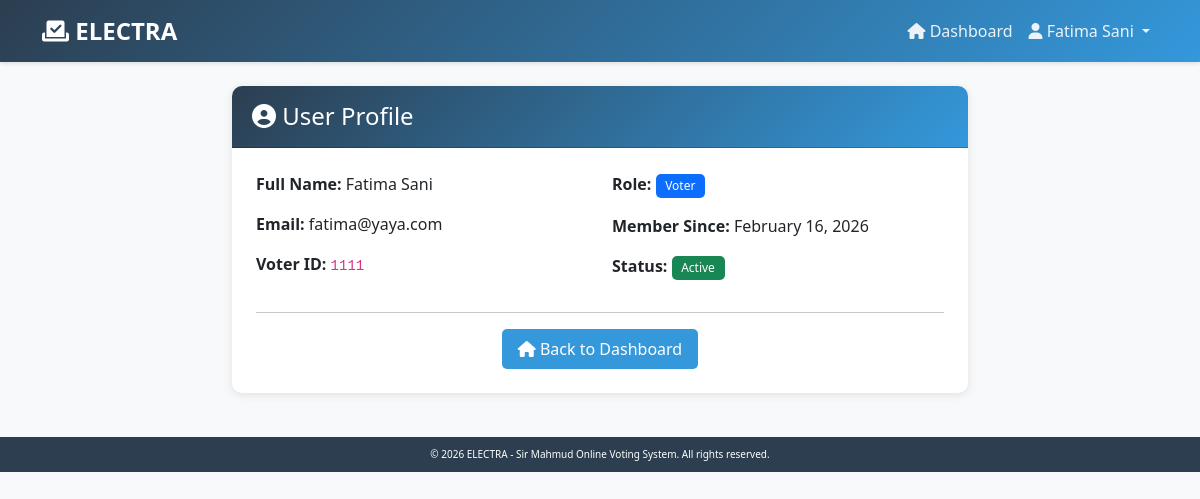
The app's page /accounts/profile/ (signed in) with its own data.
### accounts/models.py (models this page shows, shortened)
class User(AbstractBaseUser, PermissionsMixin):
    ROLE_CHOICES = [
        ('voter', 'Voter'),
        ('admin', 'Admin'),
        ('super_admin', 'Super Admin'),
    ]
    email = models.EmailField(unique=True, max_length=255)
    voter_id = models.CharField(max_length=50, unique=True, db_index=True)
    first_name = models.CharField(max_length=100)
    last_name = models.CharField(max_length=100)
    role = models.CharField(max_length=20, choices=ROLE_CHOICES, default='voter')
    is_active = models.BooleanField(default=True)
    is_staff = models.BooleanField(default=False)
    date_joined = models.DateTimeField(auto_now_add=True)
    objects = UserManager()
    USERNAME_FIELD = 'email'
    REQUIRED_FIELDS = ['voter_id', 'first_name', 'last_name']
    class Meta:
        verbose_name = 'User'
        verbose_name_plural = 'Users'
        ordering = ['-date_joined']
    def get_full_name(self):
        return f"{self.first_name} {self.last_name}"
    def is_admin(self):
        return self.role == 'admin'
    def is_super_admin(self):
        return self.role == 'super_admin'

### accounts/views.py (the view)
# urls.py: path('profile/', views.profile_view, name='profile'),
@login_required
def profile_view(request):
    return render(request, 'accounts/profile.html')

### templates/accounts/profile.html (shortened to what this page needs)
{% extends 'base.html' %}
{% block content %}
<div class="row justify-content-center">
    <div class="col-md-8">
        <div class="card">
            <div class="card-header">
                <h4 class="mb-0">
                    <i class="fas fa-user-circle"></i> User Profile
                </h4>
            </div>
            <div class="card-body">
                <div class="row">
                    <div class="col-md-6">
                        <p><strong>Full Name:</strong> {{ user.get_full_name }}</p>
                        <p><strong>Email:</strong> {{ user.email }}</p>
                        <p><strong>Voter ID:</strong> <code>{{ user.voter_id }}</code></p>
                    </div>
                    <div class="col-md-6">
                        <p>
                            <strong>Role:</strong>
                            {% if user.is_super_admin %}
                                <span class="badge bg-danger">{{ user.get_role_display }}</span>
                            {% elif user.is_admin %}
                                <span class="badge bg-warning text-dark">{{ user.get_role_display }}</span>
                            {% else %}
                                <span class="badge bg-primary">{{ user.get_role_display }}</span>
                            {% endif %}
                        </p>
                        <p><strong>Member Since:</strong> {{ user.date_joined|date:"F d, Y" }}</p>
                        <p>
                            <strong>Status:</strong>
                            {% if user.is_active %}
                                <span class="badge bg-success">Active</span>
                            {% else %}
                                <span class="badge bg-secondary">Inactive</span>
                            {% endif %}
                        </p>
                    </div>
                </div>
                <hr>
                <div class="text-center">
                    <a href="{% url 'home' %}" class="btn btn-primary">
                        <i class="fas fa-home"></i> Back to Dashboard
                    </a>
                </div>
            </div>
        </div>
    </div>
</div>
{% endblock %}

### templates/base.html (shortened to what this page needs)
{% load static %}
<!DOCTYPE html>
<html lang="en">
<head>
    <link href="https://cdn.jsdelivr.net/npm/bootstrap@5.3.0/dist/css/bootstrap.min.css" rel="stylesheet">
    <link rel="stylesheet" href="https://cdnjs.cloudflare.com/ajax/libs/font-awesome/6.4.0/css/all.min.css">
    <link rel="stylesheet" href="{% static 'css/style.css' %}">
</head>
<body>
    <nav class="navbar navbar-expand-lg navbar-dark">
        <div class="container">
            <a class="navbar-brand" href="{% url 'home' %}">
                <i class="fas fa-vote-yea"></i> ELECTRA
            </a>
            <div class="collapse navbar-collapse" id="navbarNav">
                <ul class="navbar-nav ms-auto">
                    {% if user.is_authenticated %}
                        <li class="nav-item">
                            <a class="nav-link" href="{% url 'home' %}">
                                <i class="fas fa-home"></i> Dashboard
                            </a>
                        </li>
                        <li class="nav-item dropdown">
                            <a class="nav-link dropdown-toggle" href="#" id="navbarDropdown" role="button"
                               data-bs-toggle="dropdown" aria-expanded="false">
                                <i class="fas fa-user"></i> {{ user.get_full_name }}
                            </a>
                        </li>
                    {% endif %}
                </ul>
            </div>
        </div>
    </nav>
    <main class="container my-4">
        {% block content %}{% endblock %}
    </main>
    <footer class="footer mt-auto">
        <div class="container">
            <p class="mb-0">
                &copy; 2026 ELECTRA - Sir Mahmud Online Voting System. All rights reserved.
            </p>
        </div>
    </footer>
</body>
</html>

### static/css/style.css (style rules this page uses)
:root { --primary-color: #2c3e50; --secondary-color: #3498db; --success-color: #27ae60; --danger-color: #e74c3c; --warning-color: #f39c12; --info-color: #3498db; --light-bg: #f8f9fa; --white: #ffffff; --dark-text: #2c3e50; --muted-text: #6c757d; }
body { font-family: 'Segoe UI', Tahoma, Geneva, Verdana, sans-serif; background-color: var(--light-bg); color: var(--dark-text); }
.navbar { background: linear-gradient(135deg, var(--primary-color), var(--secondary-color)); box-shadow: 0 2px 4px rgba(0, 0, 0, 0.1); }
.navbar-brand { font-weight: 600; font-size: 1.5rem; color: var(--white) !important; }
.navbar-dark .navbar-nav .nav-link { color: rgba(255, 255, 255, 0.9); transition: color 0.3s ease; }
.card { border: none; border-radius: 10px; box-shadow: 0 2px 10px rgba(0, 0, 0, 0.1); margin-bottom: 20px; transition: transform 0.3s ease, box-shadow 0.3s ease; }
.card-header { background: linear-gradient(135deg, var(--primary-color), var(--secondary-color)); color: var(--white); border-radius: 10px 10px 0 0 !important; font-weight: 600; padding: 1rem 1.25rem; }
.card-body { padding: 1.5rem; }
.btn { border-radius: 5px; padding: 0.5rem 1rem; font-weight: 500; transition: all 0.3s ease; }
.btn-primary { background: var(--secondary-color); border: none; }
.badge { padding: 0.5em 0.8em; font-weight: 500; border-radius: 5px; }
.footer { margin-top: 20px; padding: 10px 0; background-color: var(--primary-color); color: var(--white); text-align: center; font-size: 10px; }
.footer p { margin: 0; }

### records on screen
User: get_full_name "Fatima Sani", email "fatima@yaya.com", voter_id "1111", role "Voter", date_joined "February 16, 2026"
